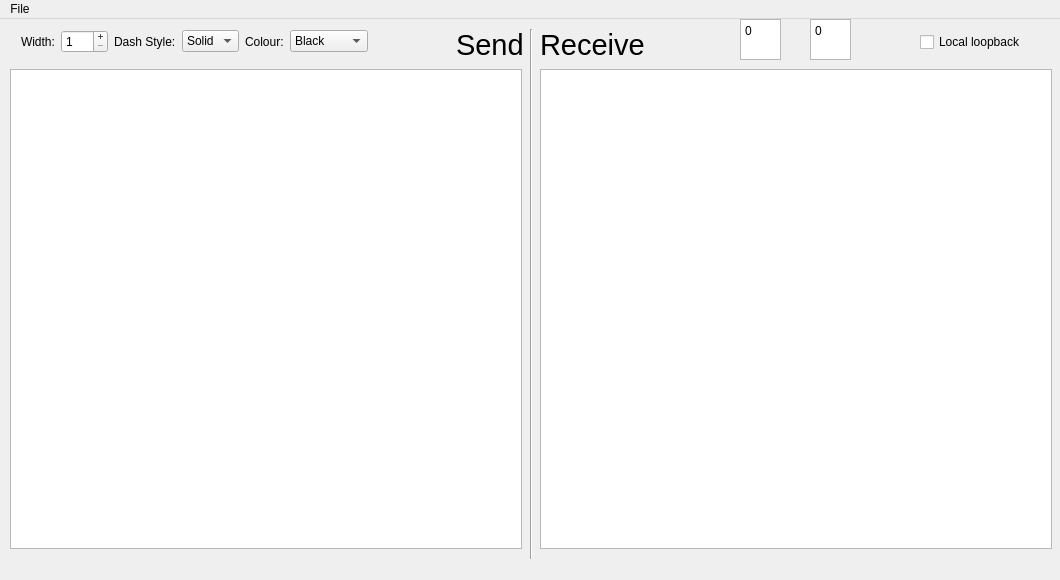
<?xml version="1.0" encoding="UTF-8"?>
<ui version="4.0">
 <class>Window</class>
 <widget class="QMainWindow" name="Window">
  <property name="geometry">
   <rect>
    <x>0</x>
    <y>0</y>
    <width>1060</width>
    <height>580</height>
   </rect>
  </property>
  <property name="sizePolicy">
   <sizepolicy hsizetype="Minimum" vsizetype="Minimum">
    <horstretch>0</horstretch>
    <verstretch>0</verstretch>
   </sizepolicy>
  </property>
  <property name="minimumSize">
   <size>
    <width>1060</width>
    <height>580</height>
   </size>
  </property>
  <property name="maximumSize">
   <size>
    <width>1060</width>
    <height>580</height>
   </size>
  </property>
  <property name="mouseTracking">
   <bool>true</bool>
  </property>
  <property name="windowTitle">
   <string>Whiteboard</string>
  </property>
  <widget class="QWidget" name="centralWidget">
   <widget class="QWidget" name="horizontalLayoutWidget">
    <property name="geometry">
     <rect>
      <x>10</x>
      <y>0</y>
      <width>392</width>
      <height>41</height>
     </rect>
    </property>
    <layout class="QHBoxLayout" name="horizontalLayout">
     <property name="sizeConstraint">
      <enum>QLayout::SetMinimumSize</enum>
     </property>
     <item>
      <widget class="QLabel" name="label">
       <property name="text">
        <string>Width:</string>
       </property>
       <property name="scaledContents">
        <bool>true</bool>
       </property>
      </widget>
     </item>
     <item>
      <widget class="QSpinBox" name="spinBox">
       <property name="buttonSymbols">
        <enum>QAbstractSpinBox::PlusMinus</enum>
       </property>
       <property name="minimum">
        <number>1</number>
       </property>
       <property name="maximum">
        <number>100</number>
       </property>
      </widget>
     </item>
     <item>
      <widget class="QLabel" name="label_3">
       <property name="text">
        <string>Dash Style:</string>
       </property>
      </widget>
     </item>
     <item>
      <widget class="QComboBox" name="comboBox">
       <item>
        <property name="text">
         <string>Solid</string>
        </property>
       </item>
       <item>
        <property name="text">
         <string>- - - -</string>
        </property>
       </item>
      </widget>
     </item>
     <item>
      <widget class="QLabel" name="label_2">
       <property name="text">
        <string>Colour:</string>
       </property>
      </widget>
     </item>
     <item>
      <widget class="QComboBox" name="comboBox_2">
       <item>
        <property name="text">
         <string>Black</string>
        </property>
       </item>
       <item>
        <property name="text">
         <string>Red</string>
        </property>
       </item>
       <item>
        <property name="text">
         <string>Blue</string>
        </property>
       </item>
       <item>
        <property name="text">
         <string>Green</string>
        </property>
       </item>
       <item>
        <property name="text">
         <string>Magenta</string>
        </property>
       </item>
       <item>
        <property name="text">
         <string>Yellow</string>
        </property>
       </item>
       <item>
        <property name="text">
         <string>Custom</string>
        </property>
       </item>
      </widget>
     </item>
     <item>
      <spacer name="horizontalSpacer">
       <property name="orientation">
        <enum>Qt::Horizontal</enum>
       </property>
       <property name="sizeHint" stdset="0">
        <size>
         <width>40</width>
         <height>20</height>
        </size>
       </property>
      </spacer>
     </item>
    </layout>
   </widget>
   <widget class="QGraphicsView" name="graphicsView_send">
    <property name="geometry">
     <rect>
      <x>10</x>
      <y>50</y>
      <width>512</width>
      <height>480</height>
     </rect>
    </property>
    <property name="sizePolicy">
     <sizepolicy hsizetype="Fixed" vsizetype="Fixed">
      <horstretch>0</horstretch>
      <verstretch>0</verstretch>
     </sizepolicy>
    </property>
    <property name="mouseTracking">
     <bool>true</bool>
    </property>
    <property name="verticalScrollBarPolicy">
     <enum>Qt::ScrollBarAlwaysOff</enum>
    </property>
    <property name="horizontalScrollBarPolicy">
     <enum>Qt::ScrollBarAlwaysOff</enum>
    </property>
   </widget>
   <widget class="QGraphicsView" name="graphicsView_receive">
    <property name="geometry">
     <rect>
      <x>540</x>
      <y>50</y>
      <width>512</width>
      <height>480</height>
     </rect>
    </property>
    <property name="sizePolicy">
     <sizepolicy hsizetype="Fixed" vsizetype="Fixed">
      <horstretch>0</horstretch>
      <verstretch>0</verstretch>
     </sizepolicy>
    </property>
    <property name="verticalScrollBarPolicy">
     <enum>Qt::ScrollBarAlwaysOff</enum>
    </property>
    <property name="horizontalScrollBarPolicy">
     <enum>Qt::ScrollBarAlwaysOff</enum>
    </property>
   </widget>
   <widget class="QLabel" name="label_4">
    <property name="geometry">
     <rect>
      <x>456</x>
      <y>10</y>
      <width>71</width>
      <height>31</height>
     </rect>
    </property>
    <property name="font">
     <font>
      <pointsize>22</pointsize>
     </font>
    </property>
    <property name="text">
     <string>Send</string>
    </property>
   </widget>
   <widget class="QLabel" name="label_5">
    <property name="geometry">
     <rect>
      <x>540</x>
      <y>10</y>
      <width>111</width>
      <height>31</height>
     </rect>
    </property>
    <property name="font">
     <font>
      <pointsize>22</pointsize>
     </font>
    </property>
    <property name="text">
     <string>Receive</string>
    </property>
   </widget>
   <widget class="Line" name="line">
    <property name="geometry">
     <rect>
      <x>521</x>
      <y>10</y>
      <width>20</width>
      <height>530</height>
     </rect>
    </property>
    <property name="orientation">
     <enum>Qt::Vertical</enum>
    </property>
   </widget>
   <widget class="QPlainTextEdit" name="xMousePos">
    <property name="geometry">
     <rect>
      <x>740</x>
      <y>0</y>
      <width>41</width>
      <height>41</height>
     </rect>
    </property>
    <property name="readOnly">
     <bool>false</bool>
    </property>
    <property name="plainText">
     <string>0</string>
    </property>
   </widget>
   <widget class="QPlainTextEdit" name="yMousePos">
    <property name="geometry">
     <rect>
      <x>810</x>
      <y>0</y>
      <width>41</width>
      <height>41</height>
     </rect>
    </property>
    <property name="readOnly">
     <bool>false</bool>
    </property>
    <property name="plainText">
     <string>0</string>
    </property>
   </widget>
   <widget class="QCheckBox" name="cBoxLoop">
    <property name="geometry">
     <rect>
      <x>920</x>
      <y>10</y>
      <width>131</width>
      <height>26</height>
     </rect>
    </property>
    <property name="text">
     <string>Local loopback</string>
    </property>
   </widget>
  </widget>
  <widget class="QMenuBar" name="menuBar">
   <property name="geometry">
    <rect>
     <x>0</x>
     <y>0</y>
     <width>1060</width>
     <height>26</height>
    </rect>
   </property>
   <widget class="QMenu" name="menuFile">
    <property name="title">
     <string>File</string>
    </property>
    <addaction name="actionClear"/>
    <addaction name="actionQuit"/>
   </widget>
   <addaction name="menuFile"/>
  </widget>
  <action name="actionQuit">
   <property name="text">
    <string>Quit</string>
   </property>
   <property name="shortcut">
    <string>Ctrl+Q</string>
   </property>
  </action>
  <action name="actionClear">
   <property name="text">
    <string>Clear</string>
   </property>
  </action>
 </widget>
 <layoutdefault spacing="6" margin="11"/>
 <resources/>
 <connections/>
</ui>
